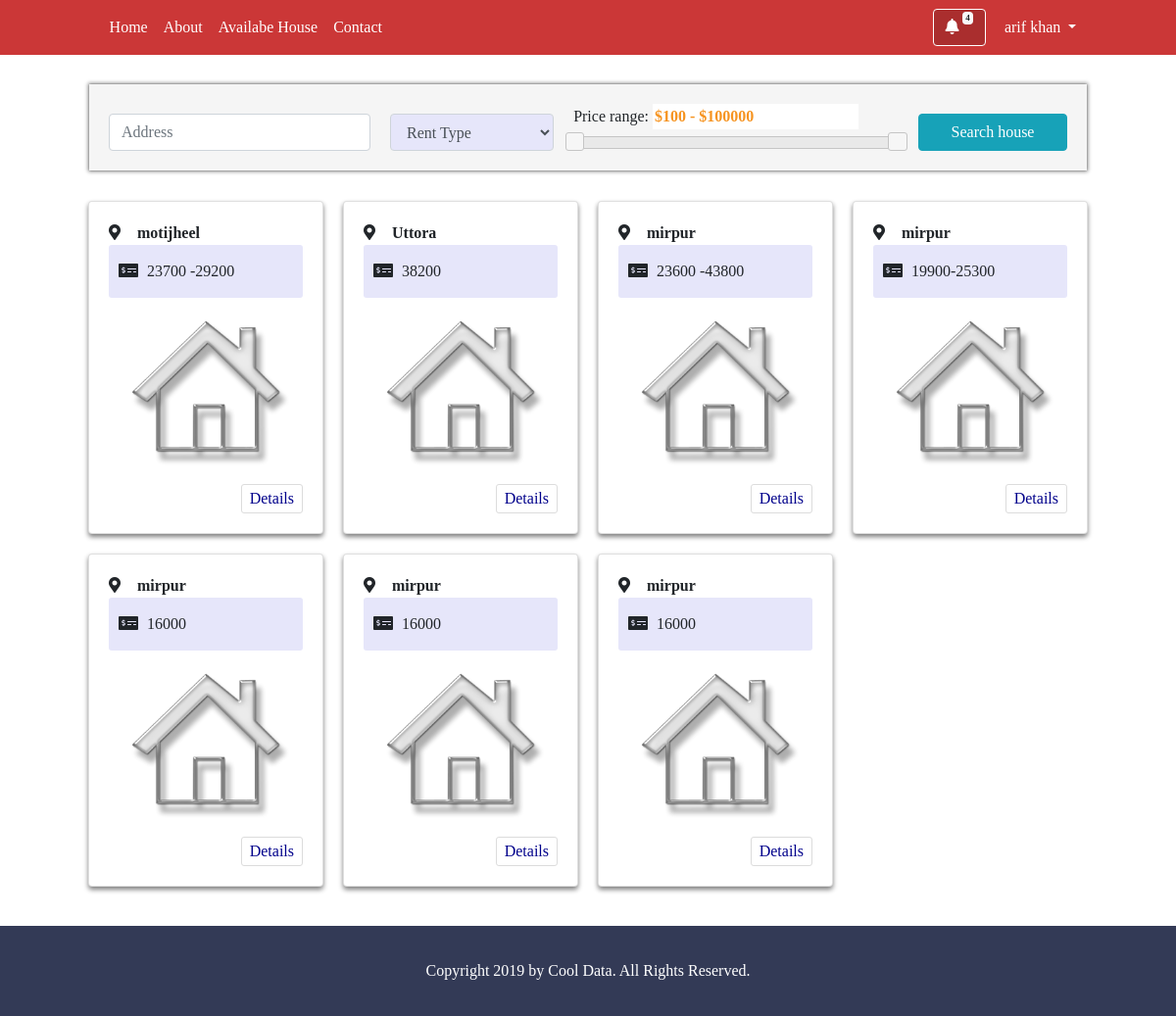
/availablehouse.php (signed in), run on the app's committed database.
### tables this page shows
CREATE TABLE `tbl_house` (
  `id` int(50) NOT NULL,
  `owner_id` int(50) NOT NULL,
  `tenant_id` int(50) NOT NULL,
  `address` text NOT NULL,
  `road_no` varchar(252) NOT NULL,
  `house_no` varchar(252) NOT NULL,
  `rental_value` varchar(50) NOT NULL,
  `house_type` varchar(50) NOT NULL,
  `floor` varchar(252) NOT NULL,
  `bedroom` varchar(50) NOT NULL,
  `dinning_room` varchar(52) NOT NULL,
  `bathroom` varchar(50) NOT NULL,
  `kitchen` varchar(52) NOT NULL,
  `balconies` varchar(52) NOT NULL,
  `description` text NOT NULL,
  `active_status` int(11) NOT NULL,
  `img_1` varchar(252) NOT NULL,
  `img_2` varchar(252) NOT NULL,
  `img_3` varchar(252) NOT NULL
);

### Controller/baseController.php (called while the page is built, shortened)
<?php
  include_once 'lib/Database.php';
  class Basecontroller
  {
    public function __construct()
    {
      $this->db = new Database();
    }
  }
 ?>

### lib/Database.php (called while the page is built, shortened)
<?php
  class Database
  {
    private $hostdb = 'localhost';
    private $userdb = 'root';
    private $passdb = '';
    private $namedb = 'houserent';
    function __construct()
    {
      if (!isset($link)) {
        try {
          $pdo = new PDO("mysql:host=".$this->hostdb.";dbname=".$this->namedb,$this->userdb,$this->passdb);
          $pdo->setAttribute(PDO::ATTR_ERRMODE, PDO::ERRMODE_EXCEPTION);
          $pdo->exec("SET CHARACTER SET utf8");
          $this->link = $pdo;
        } catch (PDOException $e) {
          die("Failed to Connect with Database.".$e->getMessage());
        }
      }
    }
  }
 ?>

### Controller/Homecontroller.php (called while the page is built, shortened)
<?php
  include_once 'Controller/baseController.php';
  class Homecontroller extends Basecontroller
  {
    public function gethomeDetails(){
      $sql = 'select * from tbl_house order by id DESC';
      $query = $this->db->link->prepare($sql);
      $query->execute();
      $result = $query->fetchAll();
      return $result;
    }
  }

### availablehouse.php (the view, shortened to what this page needs)
<?php
  include 'inc/header.php';
  include 'inc/navbar.php';
  include_once 'Controller/Homecontroller.php';
 ?>
<div class="available_page_area">
<?php
  $home = new Homecontroller();
  $data = $home->gethomeDetails();
 ?>
  <div class="available_page_main container">
    <div class="search_house">
      <div class="search_house_inner card">
        <div class="well search_card card-body">
          <form class="search_house_form" action="<?php echo $_SERVER['PHP_SELF']; ?>" method="post">
            <input type="text" name="address" class="form-control" value="<?php if(isset($_POST['address'])){
              echo $_POST['address'];
            } ?>" placeholder="Address">
            <select class="form-control" style="background-color:lavender;" name="house_type">
              <option value="" selected disabled>Rent Type</option>
            </select>
            <div id="range">
              <label for="input_range">Price range:</label>
              <input type="text" id="input_range" name="rental_value" readonly style="border:0; color:#f6931f; font-weight:bold;">
              <div id="main_range" class="myrange" title="Tap left or right button to set more precise value."></div>
            </div>
            <input type="submit" name="search_house" class="btn btn-info" value="Search house">
          </form>
        </div>
      </div>
    </div>
    <div class="all_houses row">
<?php
  foreach ($data as $value) {
 ?>
      <div class="single_houses card">
        <div class="single_house_inner card-body">
          <div class="house_title">
            <p style="font-weight:600;">  <i class="fas fa-map-marker-alt"></i> <?php echo $value['address']; ?> </p>
            <p class="rent"> <i class="fas fa-money-check-alt"></i> <?php echo $value['rental_value']; ?> </p>
          </div>
          <div class="house_img">
            <img src="assets/images/house/house29.png" alt="House">
          </div>
          <a href="housedetails.php?house_id=<?php echo $value['id']; ?>">Details</a>
        </div>
      </div>
<?php } ?>
    </div>
  </div>
</div>
<?php
  include 'inc/footer.php';
 ?>

### assets/css/style.css (style rules this page uses)
.container { padding: 0px; max-width: 85%; }
body { font-family: poppins; }
h1,h2,h3,h4,h5,p,ul,.row { padding: 0px; margin: 0px; }
.single_house_inner p i { min-width: 25px; }
.single_house_inner a { padding: 2px 8px; border: 1px solid gainsboro; border-radius: 3px; color: darkblue; float: right; margin-top: 10px; transition: 0.4s; }
.house_img { height: 180px; width: 180px; margin: 0px auto; }
.house_img img { height: 100%; width: 100%; }
.all_houses { display: grid; grid-template-columns: auto auto auto auto; grid-column-gap: 20px; grid-row-gap: 20px; }
.single_houses { box-shadow: 0px 3px 5px 0px grey; transition: 0.4s; cursor: pointer; }
.available_page_main { padding: 5px 0px 40px 0px; }
.available_page_area { margin-top: 80px; }
.rent { background-color: lavender; padding: 15px 10px; border-radius: 3px; }
.search_house_form { display: grid; grid-template-columns: auto auto auto auto; grid-column-gap: 20px; }
.search_house_inner { margin-bottom: 30px; }
.search_house_form input:not(#input_range) { margin-top: 10px; }
.search_house_form select { margin-top: 10px; }
.search_card { background-color: whitesmoke; box-shadow: 0px 0px 4px 1px grey; }

### data on the page
tbl_house: address "motijheel", rental_value "23700 -29200"
tbl_house: address "Uttora", rental_value "38200"
tbl_house: address "mirpur", rental_value "23600 -43800"
tbl_house: address "mirpur", rental_value "19900-25300"
tbl_house: address "mirpur", rental_value "16000"
tbl_house: address "mirpur", rental_value "16000"
tbl_house: address "mirpur", rental_value "16000"

### other printed values
count($allmsg) "4"
Session::get('fname') "arif"
Session::get('lname') "khan"
